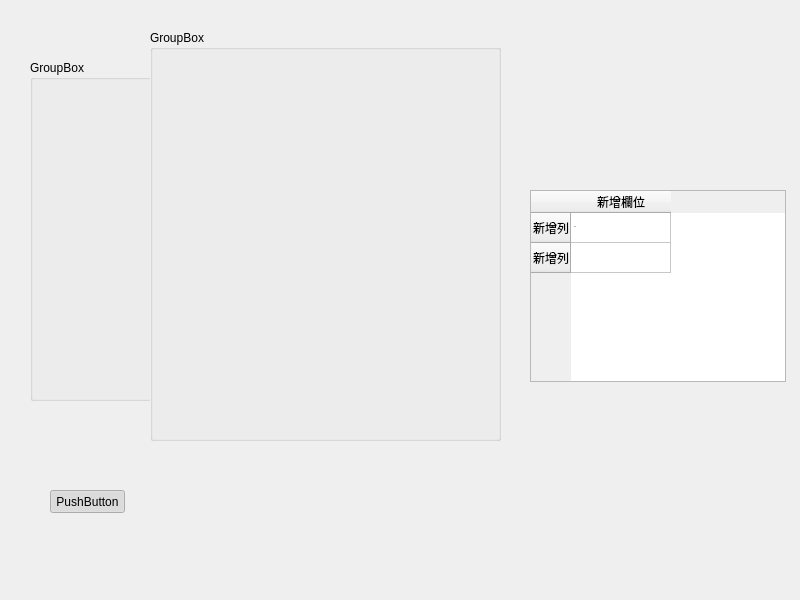
<?xml version="1.0" encoding="UTF-8"?>
<ui version="4.0">
 <class>MainWindow</class>
 <widget class="QMainWindow" name="MainWindow">
  <property name="geometry">
   <rect>
    <x>0</x>
    <y>0</y>
    <width>800</width>
    <height>600</height>
   </rect>
  </property>
  <property name="windowTitle">
   <string>MainWindow</string>
  </property>
  <widget class="QWidget" name="centralwidget">
   <widget class="QGroupBox" name="groupBox">
    <property name="enabled">
     <bool>true</bool>
    </property>
    <property name="geometry">
     <rect>
      <x>30</x>
      <y>60</y>
      <width>361</width>
      <height>341</height>
     </rect>
    </property>
    <property name="autoFillBackground">
     <bool>false</bool>
    </property>
    <property name="title">
     <string>GroupBox</string>
    </property>
    <property name="flat">
     <bool>false</bool>
    </property>
    <property name="checkable">
     <bool>false</bool>
    </property>
   </widget>
   <widget class="QPushButton" name="pushButton">
    <property name="geometry">
     <rect>
      <x>50</x>
      <y>490</y>
      <width>75</width>
      <height>23</height>
     </rect>
    </property>
    <property name="text">
     <string>PushButton</string>
    </property>
    <property name="checkable">
     <bool>true</bool>
    </property>
    <property name="checked">
     <bool>true</bool>
    </property>
    <property name="flat">
     <bool>false</bool>
    </property>
   </widget>
   <widget class="QGroupBox" name="groupBox_2">
    <property name="geometry">
     <rect>
      <x>150</x>
      <y>30</y>
      <width>351</width>
      <height>411</height>
     </rect>
    </property>
    <property name="autoFillBackground">
     <bool>true</bool>
    </property>
    <property name="title">
     <string>GroupBox</string>
    </property>
    <property name="flat">
     <bool>false</bool>
    </property>
   </widget>
   <widget class="QTableWidget" name="tableWidget">
    <property name="geometry">
     <rect>
      <x>530</x>
      <y>190</y>
      <width>256</width>
      <height>192</height>
     </rect>
    </property>
    <row>
     <property name="text">
      <string>新增列</string>
     </property>
    </row>
    <row>
     <property name="text">
      <string>新增列</string>
     </property>
    </row>
    <column>
     <property name="text">
      <string>新增欄位</string>
     </property>
    </column>
    <item row="0" column="0">
     <property name="text">
      <string>1111</string>
     </property>
     <property name="font">
      <font>
       <pointsize>1</pointsize>
      </font>
     </property>
    </item>
   </widget>
  </widget>
 </widget>
 <resources/>
 <connections/>
</ui>
